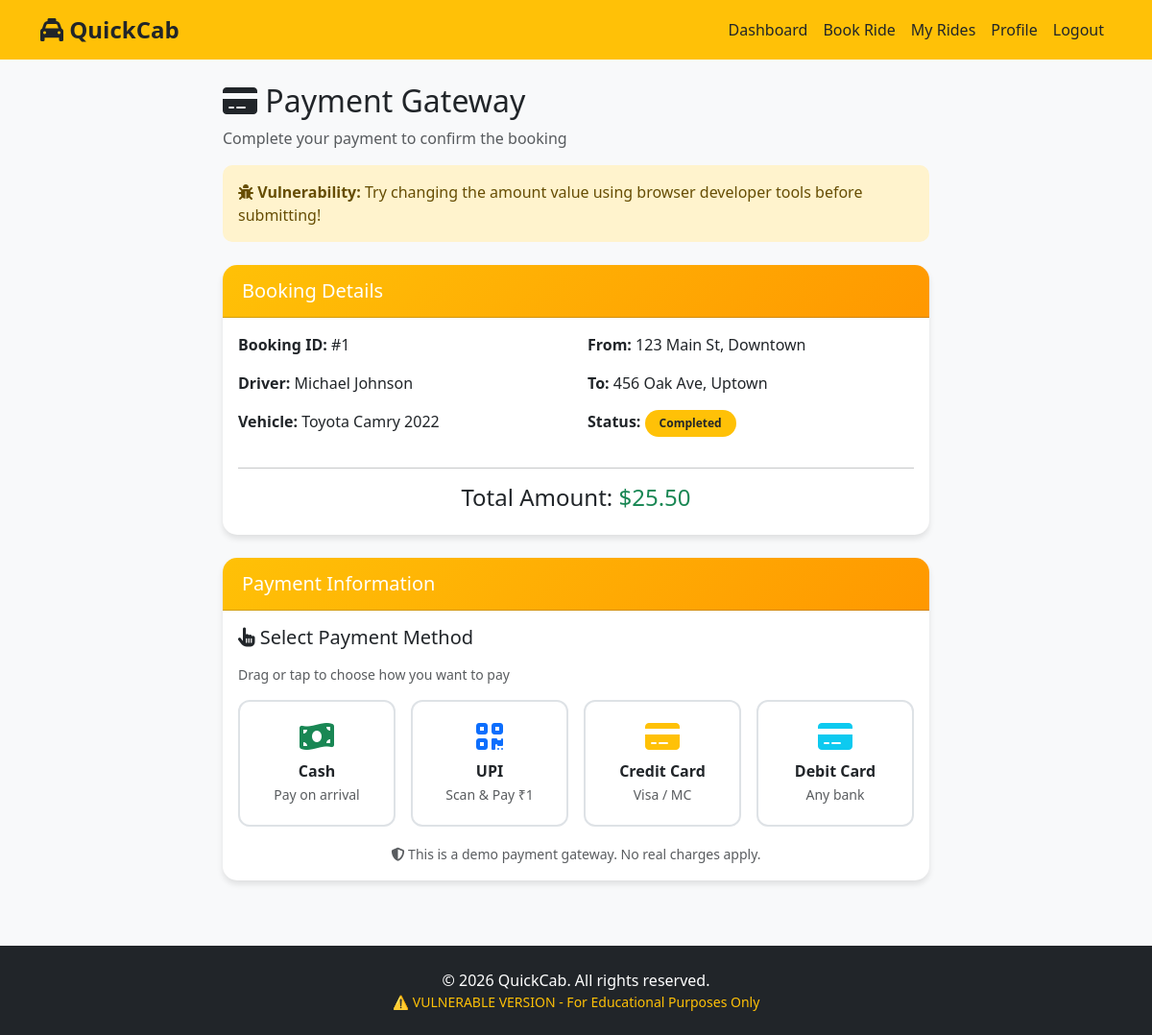
Page /cab_vulnerable/payment.php?booking_id=1 (signed in) on the committed database.
### tables this page shows
CREATE TABLE `bookings` (
  `id` int(11) NOT NULL,
  `user_id` int(11) NOT NULL,
  `driver_id` int(11) NOT NULL,
  `pickup_location` varchar(255) NOT NULL,
  `dropoff_location` varchar(255) NOT NULL,
  `fare` decimal(10,2) NOT NULL,
  `status` enum('pending','confirmed','completed','cancelled') DEFAULT 'pending',
  `booking_time` timestamp NOT NULL DEFAULT current_timestamp(),
  `completed_at` timestamp NULL DEFAULT NULL
);

CREATE TABLE `drivers` (
  `id` int(11) NOT NULL,
  `name` varchar(100) NOT NULL,
  `phone` varchar(20) NOT NULL,
  `car_model` varchar(100) NOT NULL,
  `car_number` varchar(20) NOT NULL,
  `rating` decimal(3,2) DEFAULT 5.00,
  `status` enum('available','busy','offline') DEFAULT 'available',
  `created_at` timestamp NOT NULL DEFAULT current_timestamp()
);

### cab_vulnerable/payment.php (the view, shortened to what this page needs)
<?php
require_once 'includes/config.php';
$success = '';
$booking_id = $_GET['booking_id'];
$query = "SELECT b.*, d.name as driver_name, d.car_model
          FROM bookings b
          JOIN drivers d ON b.driver_id = d.id
          WHERE b.id=$booking_id";
$result = mysqli_query($conn, $query);
$booking = mysqli_fetch_assoc($result);
include 'includes/header.php';
?>
<div class="row justify-content-center">
    <div class="col-md-8">
        <h2><i class="fas fa-credit-card"></i> Payment Gateway</h2>
        <p class="text-muted">Complete your payment to confirm the booking</p>
        <div class="alert alert-warning mt-3">
            <strong><i class="fas fa-bug"></i> Vulnerability:</strong>
            Try changing the amount value using browser developer tools before submitting!
        </div>
        <?php if($success): ?>
            <div class="alert alert-success">
                <h5><i class="fas fa-check-circle"></i> <?php echo $success; ?></h5>
                <a href="dashboard.php" class="btn btn-success mt-2">Go to Dashboard</a>
                <a href="booking.php" class="btn btn-primary mt-2">Book Another Ride</a>
            </div>
        <?php else: ?>
        <div class="card mt-4">
            <div class="card-header">
                <h5 class="mb-0 text-white">Booking Details</h5>
            </div>
            <div class="card-body">
                <div class="row">
                    <div class="col-md-6">
                        <p><strong>Booking ID:</strong> #<?php echo $booking['id']; ?></p>
                        <p><strong>Driver:</strong> <?php echo $booking['driver_name']; ?></p>
                        <p><strong>Vehicle:</strong> <?php echo $booking['car_model']; ?></p>
                    </div>
                    <div class="col-md-6">
                        <p><strong>From:</strong> <?php echo $booking['pickup_location']; ?></p>
                        <p><strong>To:</strong> <?php echo $booking['dropoff_location']; ?></p>
                        <p><strong>Status:</strong> <span class="badge bg-warning text-dark"><?php echo ucfirst($booking['status']); ?></span></p>
                    </div>
                </div>
                <hr>
                <h4 class="text-center">Total Amount: <span class="text-success">$<?php echo number_format($booking['fare'], 2); ?></span></h4>
            </div>
        </div>
        <div class="card mt-4">
            <div class="card-header">
                <h5 class="mb-0 text-white">Payment Information</h5>
            </div>
            <div class="card-body">
                <div id="step-select">
                    <h5 class="mb-3"><i class="fas fa-hand-pointer"></i> Select Payment Method</h5>
                    <p class="text-muted small">Drag or tap to choose how you want to pay</p>
                    <div class="row g-3" id="payment-method-cards">
                        <div class="col-6 col-md-3">
                            <div class="payment-option-card" data-method="Cash" onclick="selectMethod('Cash')">
                                <i class="fas fa-money-bill-wave fa-2x text-success mb-2"></i>
                                <div class="fw-bold">Cash</div>
                                <small class="text-muted">Pay on arrival</small>
                            </div>
                        </div>
                        <div class="col-6 col-md-3">
                            <div class="payment-option-card" data-method="UPI" onclick="selectMethod('UPI')">
                                <i class="fas fa-qrcode fa-2x text-primary mb-2"></i>
                                <div class="fw-bold">UPI</div>
                                <small class="text-muted">Scan & Pay ₹1</small>
                            </div>
                        </div>
                        <div class="col-6 col-md-3">
                            <div class="payment-option-card" data-method="Credit Card" onclick="selectMethod('Credit Card')">
                                <i class="fas fa-credit-card fa-2x text-warning mb-2"></i>
                                <div class="fw-bold">Credit Card</div>
                                <small class="text-muted">Visa / MC</small>
                            </div>
                        </div>
                        <div class="col-6 col-md-3">
                            <div class="payment-option-card" data-method="Debit Card" onclick="selectMethod('Debit Card')">
                                <i class="fas fa-credit-card fa-2x text-info mb-2"></i>
                                <div class="fw-bold">Debit Card</div>
                                <small class="text-muted">Any bank</small>
                            </div>
                        </div>
                    </div>
                </div>
                <div class="text-center mt-3">
                    <small class="text-muted">
                        <i class="fas fa-shield-alt"></i> This is a demo payment gateway. No real charges apply.
                    </small>
                </div>
            </div>
        </div>
        <?php endif; ?>
    </div>
</div>
<?php include 'includes/footer.php'; ?>

### cab_vulnerable/assets/css/style.css (style rules this page uses)
:root { --primary-color: #ffc107; --secondary-color: #212529; --success-color: #28a745; --danger-color: #dc3545; --warning-color: #ff9800; --info-color: #17a2b8; --light-bg: #f8f9fa; --dark-bg: #343a40; }
body { font-family: 'Segoe UI', Tahoma, Geneva, Verdana, sans-serif; background-color: var(--light-bg); min-height: 100vh; display: flex; flex-direction: column; }
.card { border: none; border-radius: 15px; box-shadow: 0 4px 6px rgba(0,0,0,0.1); transition: transform 0.3s ease, box-shadow 0.3s ease; margin-bottom: 20px; }
.card-header { background: linear-gradient(135deg, var(--primary-color) 0%, var(--warning-color) 100%); color: white; font-weight: 600; border-radius: 15px 15px 0 0 !important; padding: 15px 20px; }
.badge { padding: 8px 15px; border-radius: 20px; font-weight: 600; }
.alert { border-radius: 10px; border: none; }

### cab_vulnerable/payment.php (style rules this page uses)
.payment-option-card { border: 2px solid #dee2e6; border-radius: 12px; padding: 20px 10px; text-align: center; cursor: pointer; transition: all 0.2s; background: #fff; user-select: none; }

### rows in the picture
bookings: id "1", driver.name "Michael Johnson", driver.car_model "Toyota Camry 2022", pickup_location "123 Main St, Downtown", dropoff_location "456 Oak Ave, Uptown", status "Completed", fare "25.50"
